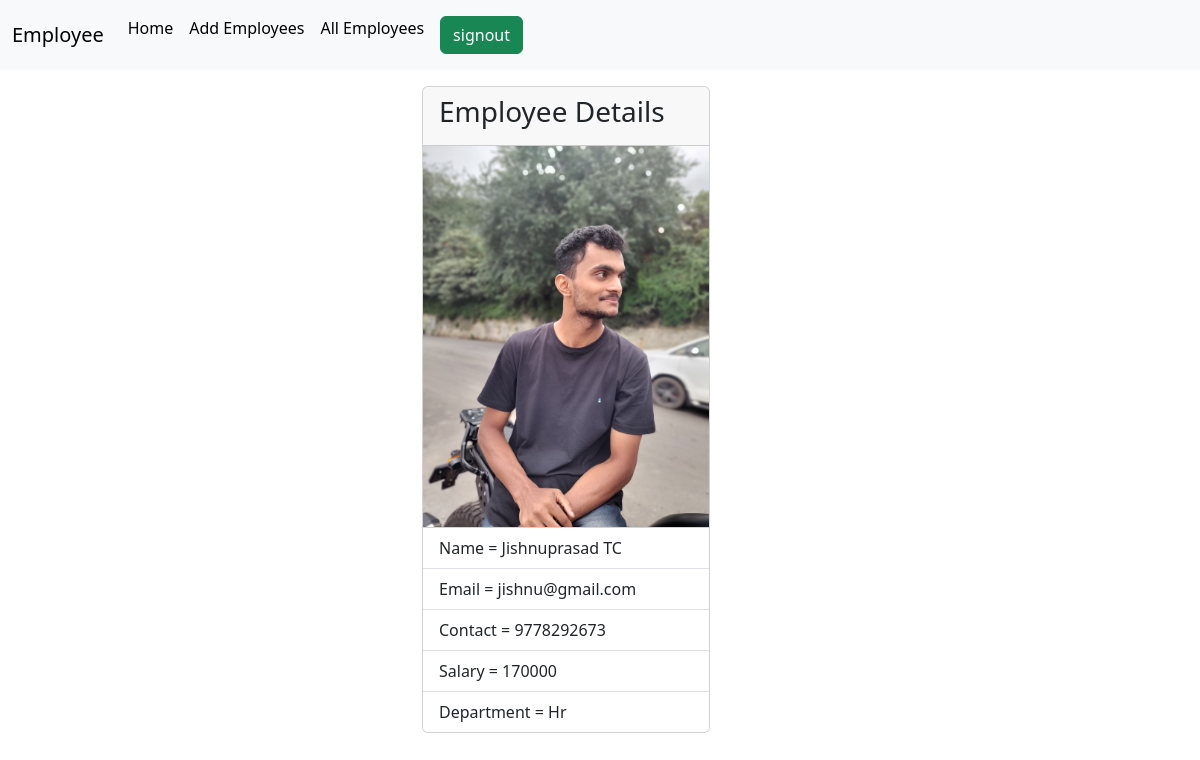
Screenshot of /employees/1 with the database file from the repository.
### crm/models.py (models this page shows, shortened)
class Employees(models.Model):
    name=models.CharField(max_length=200)
    department=models.CharField(max_length=200)
    salary=models.PositiveIntegerField()
    email=models.EmailField(unique=True)
    age=models.IntegerField()
    contact=models.CharField(null=True,max_length=200)
    profile_pic=models.ImageField(upload_to="image",null=True)

### crm/views.py (the view)
# urls.py: path("employees/<int:pk>",views.EmployeeDetailView.as_view(),name="emp-detail"),
class EmployeeDetailView(View):
    def get(self,request,*args,**kwargs):
        id=kwargs.get("pk")
        qs=Employees.objects.get(id=id)
        return render(request,"emp_detail.html",{"data":qs})

### crm/templates/emp_detail.html
{%extends 'base.html'%}
{%block body_block%}
<div class="container">
    <div class="row">
        <div class="col-4"></div>
        <div class="col-4 mt-3">
            <div class="card" style="width: 18rem;">
                <div class="card-header">
                  <h3>Employee Details</h3>
                </div>
                <div>
                  {%if data.profile_pic%}
                  <img src="{{data.profile_pic.url}}" alt="" style="width: 100%;" >
                  {%endif%}
                </div>
                <ul class="list-group list-group-flush">
                  <li class="list-group-item">Name = {{data.name}}</li>
                  <li class="list-group-item">Email = {{data.email}}</li>
                  <li class="list-group-item">Contact = {{data.contact}}</li>
                  <li class="list-group-item">Salary = {{data.salary}}</li>
                  <li class="list-group-item">Department = {{data.department}}</li>
                </ul>
            </div>
        </div>
        <div class="col-4"></div>
    </div>
   </div>
{%endblock%}

### rows the page displays
Employees: profile_pic (picture), name "Jishnuprasad TC", email "jishnu@gmail.com", contact "9778292673", salary "170000", department "Hr"
